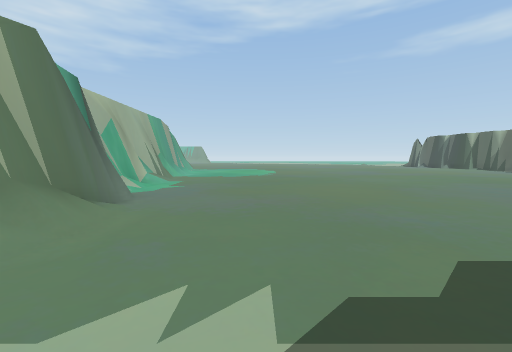
View 1 (above)

24 first-person views from a walk through a scene from a Unity 3-D project. The camera is 1.5 m above the floor, tilts 4° down and sees 90° across. The floor is counted in squares, 2 m on a side. Each view is taken from the middle of a square. On the plan, view 1 faces up. The plan holds only what a view shows up to about 9 squares ahead; the rest is blank. The place goes on beyond the plan. The player character is not drawn. Some animated figures are not drawn.

View 2
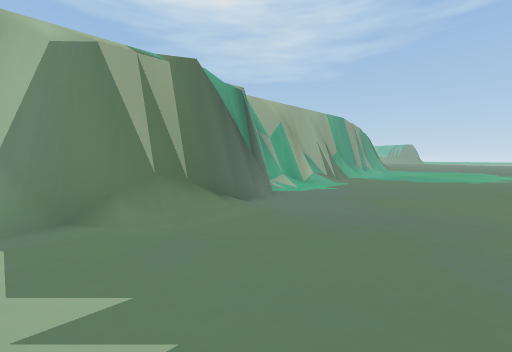

View 3
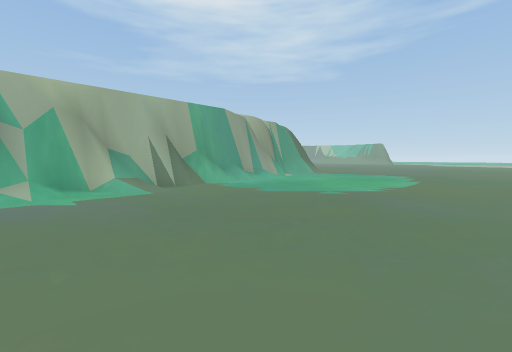

View 4
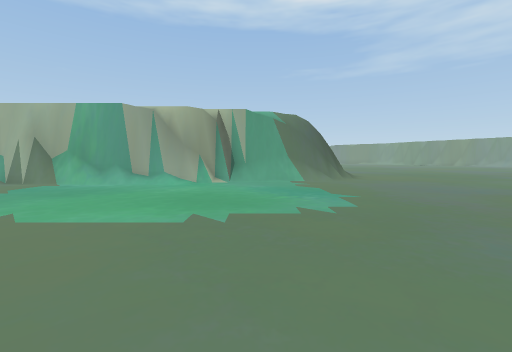

View 5
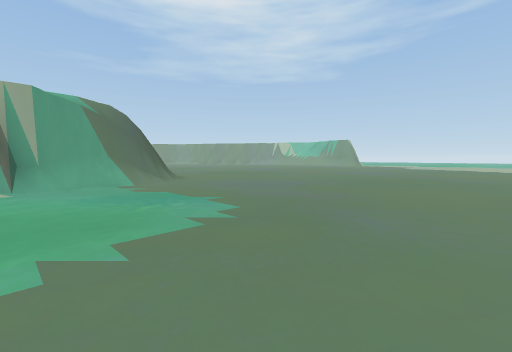

View 6
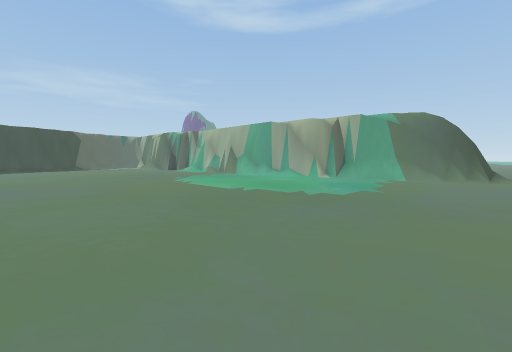

View 7
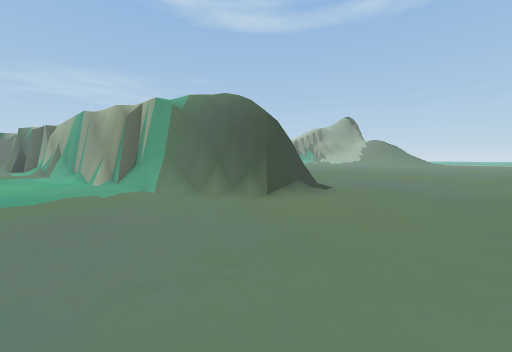

View 8
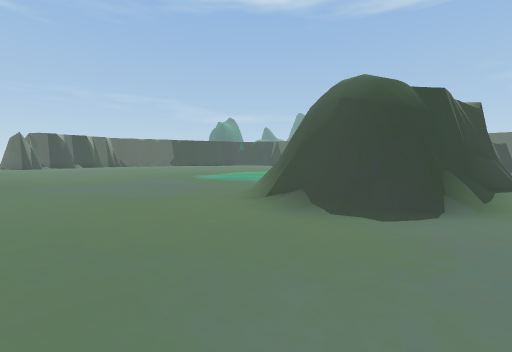

View 9
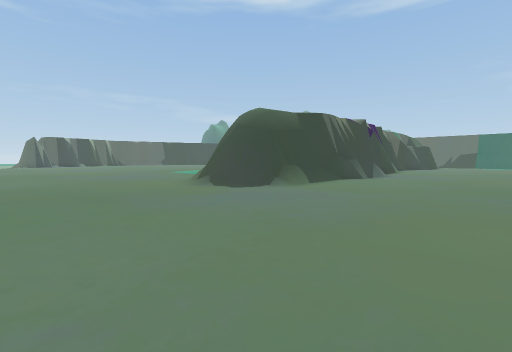

View 10
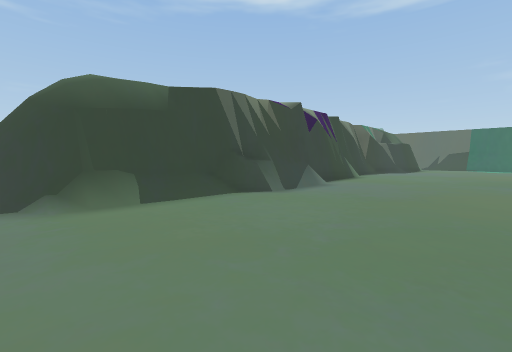

View 11
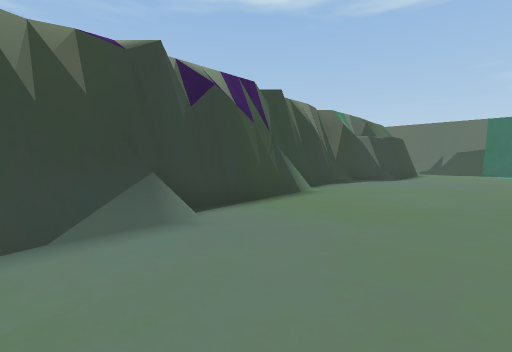

View 12
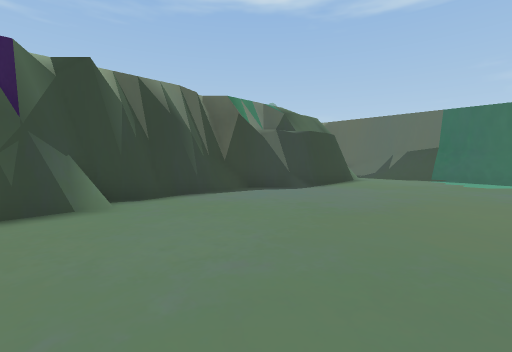

View 13
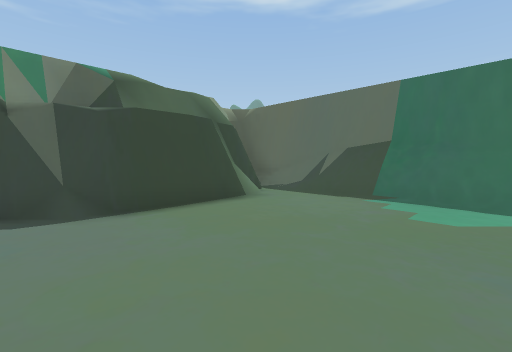

View 14
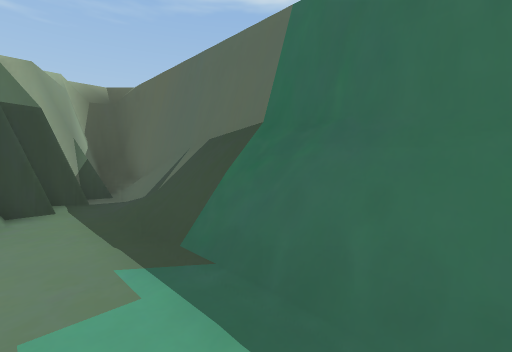

View 15
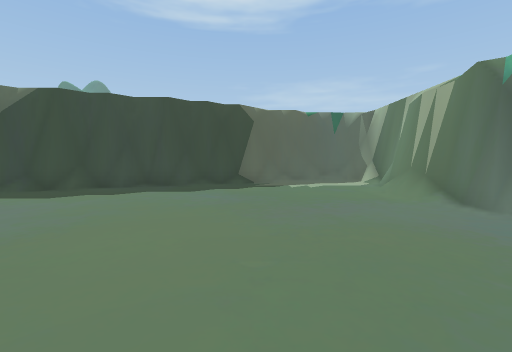

View 16
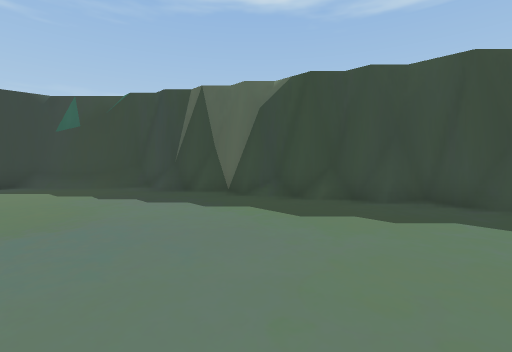

View 17
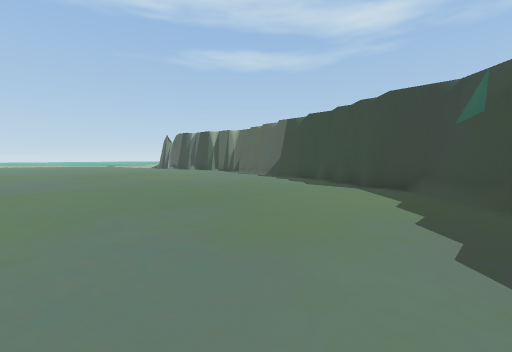

View 18
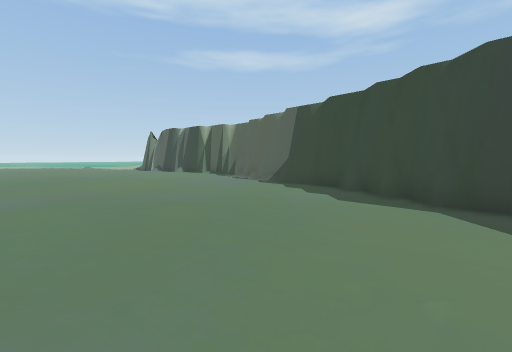

View 19
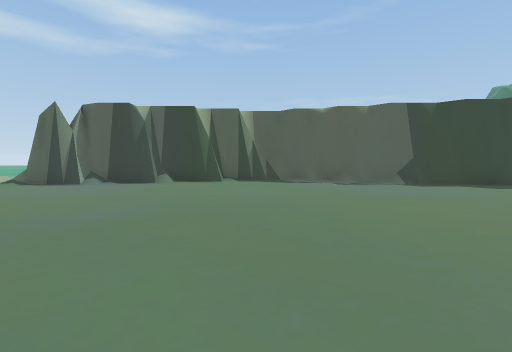

View 20
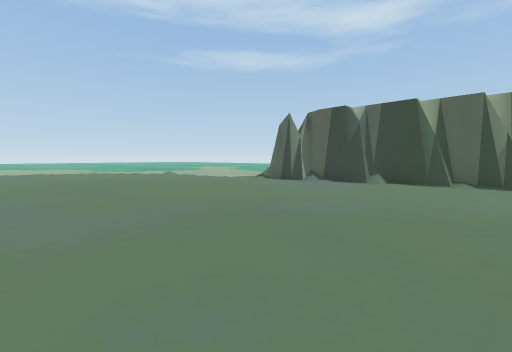

View 21
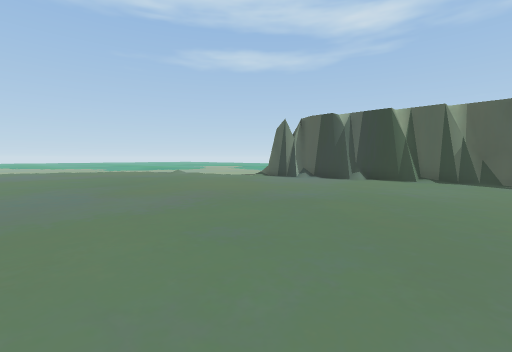

View 22
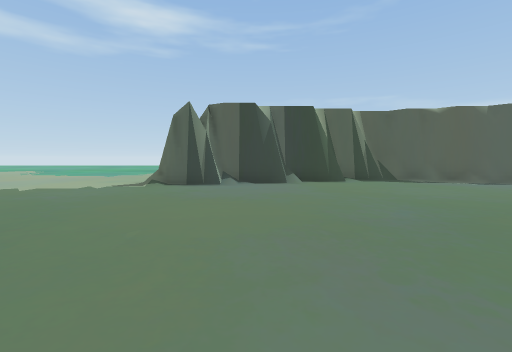

View 23
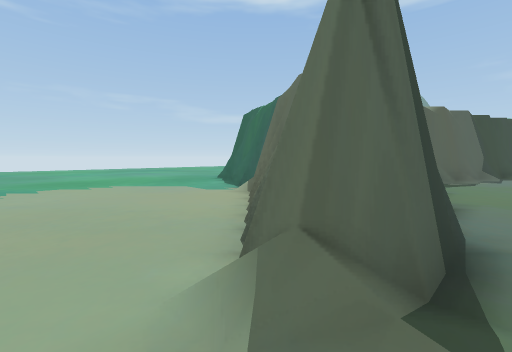

View 24
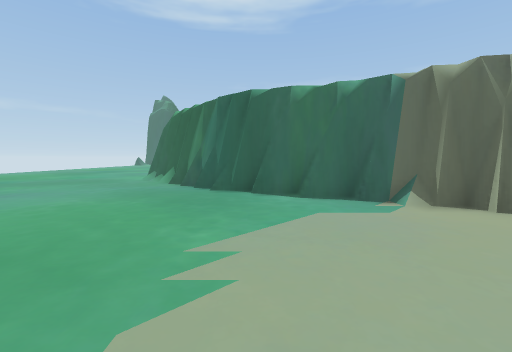

### Floor plan
Key: @ floor where view 1 was taken; # wall or solid block; . main floor; : floor 4.5 m higher than the main floor; + floor 5 m higher than the main floor; / step, stairs or slope; = window, fence, low wall or low ledge; ^ raised ledge; v drop or lower ground.
Columns run from 13 left of view 1 to 28 right of it. Each row starts with its distance up from view 1.
 24 ................. ....................
 23 ................. ......../#..........
 22 ................. .........##........
 21 ................. .........###.......
 20 ...........................v+##.......
 19 .....####..................#++v##......
 18 .....#/##...................v   ###.....
 17 .....#//#...................#    /##.....
 16 .....#/+#...................#     /##.....
 15 .....#  ##..................#      /#.....
 14 ....#v  +v..................#
 13 ....#v  +v.................v
 12 .....#  +v.................#
 11 .....#   #.................#
 10 .....#   #................##
  9 .....#   #................#
  8 .....v   #/..............=#
  7 .....v   #/..............v
  6 .....#v  ##..............#
  5 .....#   +#.............##
  4 ....#v+   ##...........##
  3 ....#v/   /#.........##v
  2 ....#v    //......=##v
  1 ....##v   #.....###
  0 .=#..##+  #..@##v
 -1 #^^####:  v####

Positions as (right, up) in squares from view 1, and headings:
1: (0, 0), facing up
2: (1, 1), facing up-left
3: (3, 6), facing up-left
4: (4, 16), facing left
5: (3, 15), facing up-left
6: (5, 20), facing down-left
7: (-2, 23), facing down-left
8: (-9, 23), facing down-right
9: (-13, 24), facing down-right
10: (-13, 19), facing down-right
11: (-12, 14), facing down-right
12: (-13, 10), facing down-right
13: (-13, 5), facing down-right
14: (-13, 1), facing down-right
15: (1, 8), facing down
16: (3, 6), facing down-right
17: (5, 4), facing up-right
18: (7, 6), facing up-right
19: (6, 16), facing right
20: (6, 16), facing up-right
21: (5, 15), facing up-right
22: (6, 20), facing right
23: (13, 24), facing down-right
24: (20, 24), facing down
